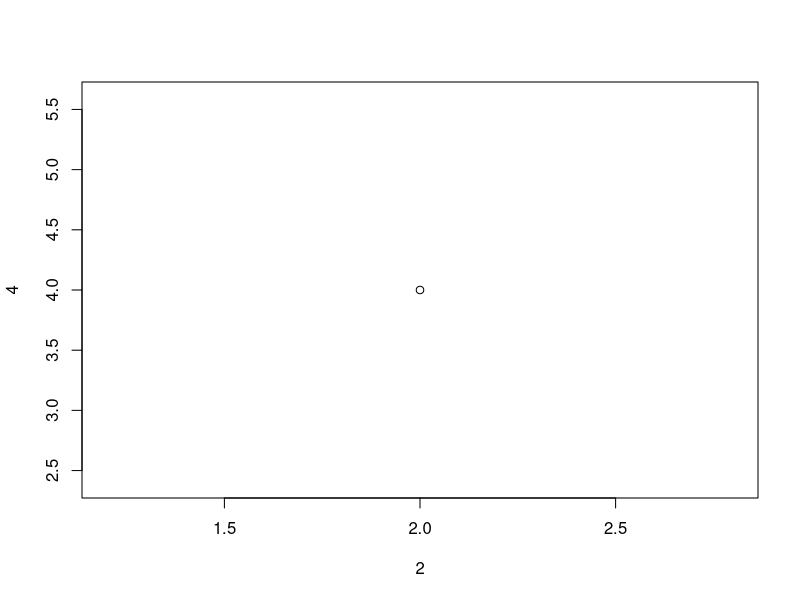
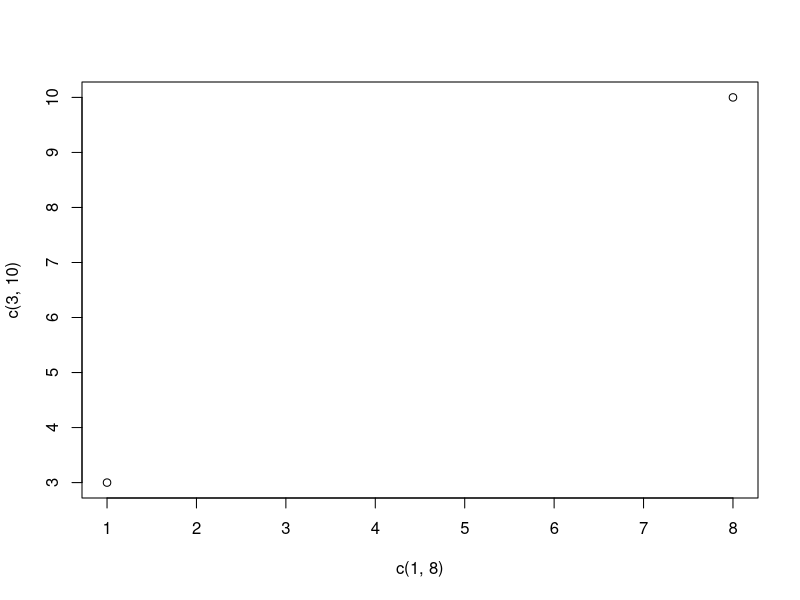
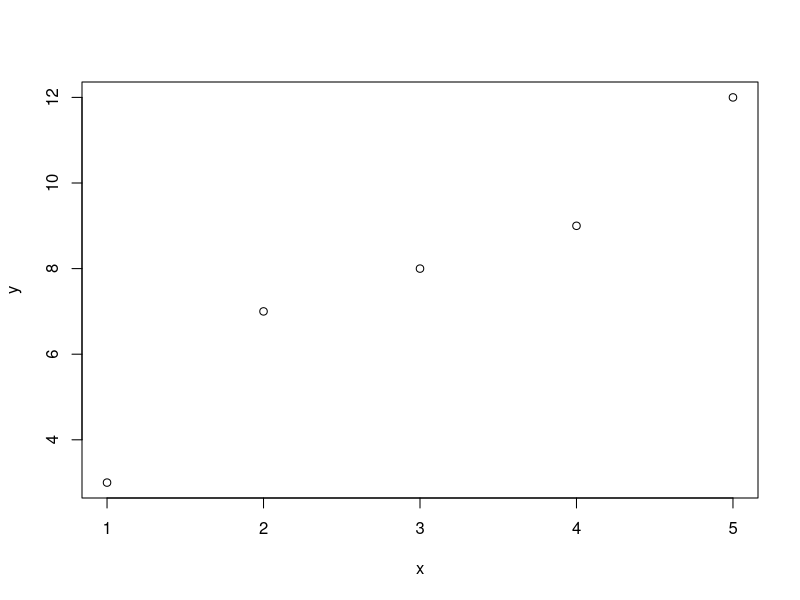
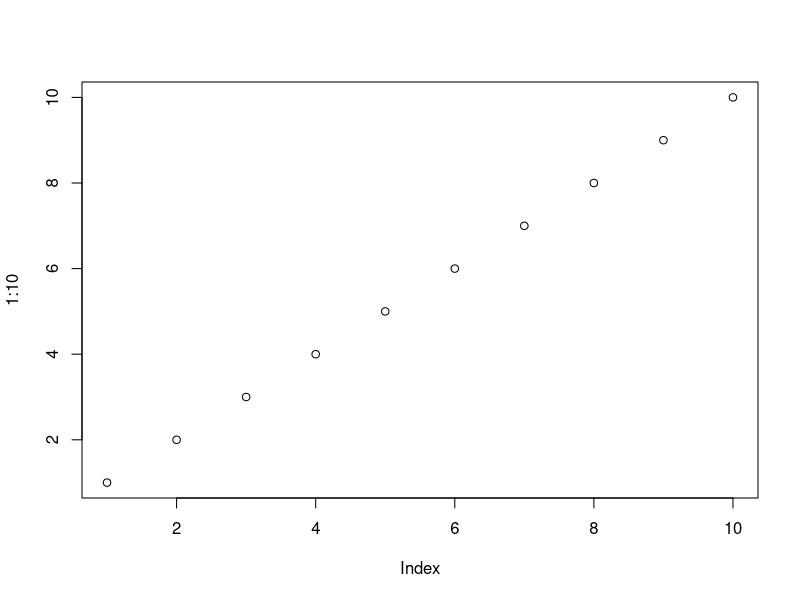
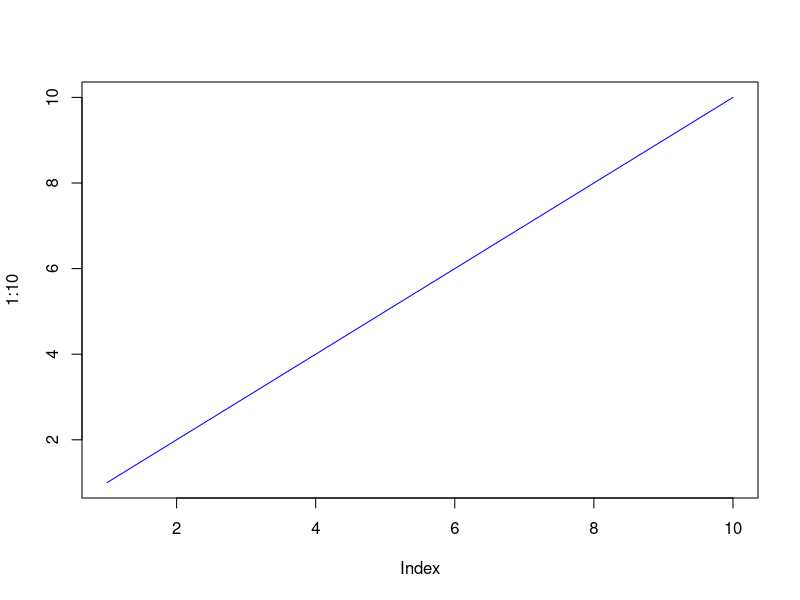
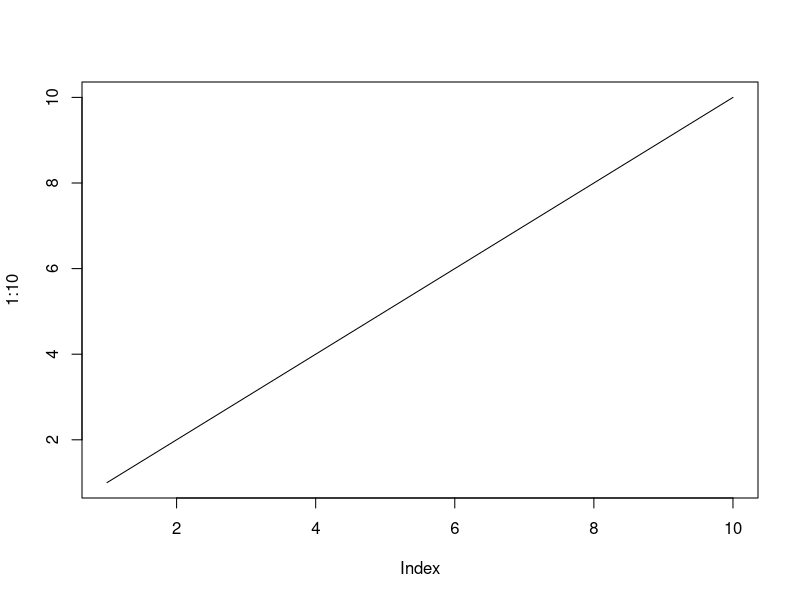
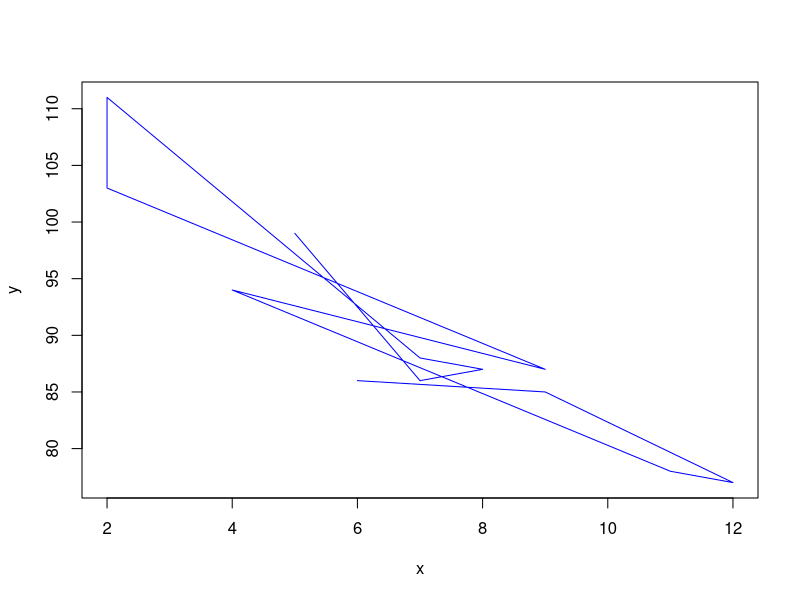

These figures' R source, in order: (Note: this script raises an error after producing the figures.)
# Graph
# Date: 16 October 2022 
# The plot() function is used to draw points (markers) in a diagram.



plot(2,4) # Allow two points only
plot(c(1,8), c(3,10))


x <- c(1, 2, 3, 4, 5)
y <- c(3, 7, 8, 9, 12)

print(x)
print(y)

plot(x, y)
plot(1:10)
plot(1:10, type="l", col="blue")

plot(1:10, type="l")

x <- c(5,7,8,7,2,2,9,4,11,12,9,6)
y <- c(99,86,87,88,111,103,87,94,78,77,85,86)
plot(x, y, type="l", col="blue")



x2 <- c(2,2,8,1,15,8,12,9,7,3,11,4,7,14,12)
y2 <- c(100,105,84,105,90,99,90,95,94,100,79,112,91,80,85)

plot(x1, y1, main="Observation of Cars", xlab="Car age", ylab="Car speed", col="red", cex=2)
points(x2, y2, col="blue", cex=2)


# Pie Charts

# Create a vector of pies
x <- c(10,20,30,40)
mylabel <- c("Apples", "Bananas", "Cherries", "Dates")
pie(x, label = mylabel, main = "Fruits")

# Display the pie chart
pie(x)



# Bar Plot
x <- c(1,2,4,8)

barplot(y, names.arg = x)
